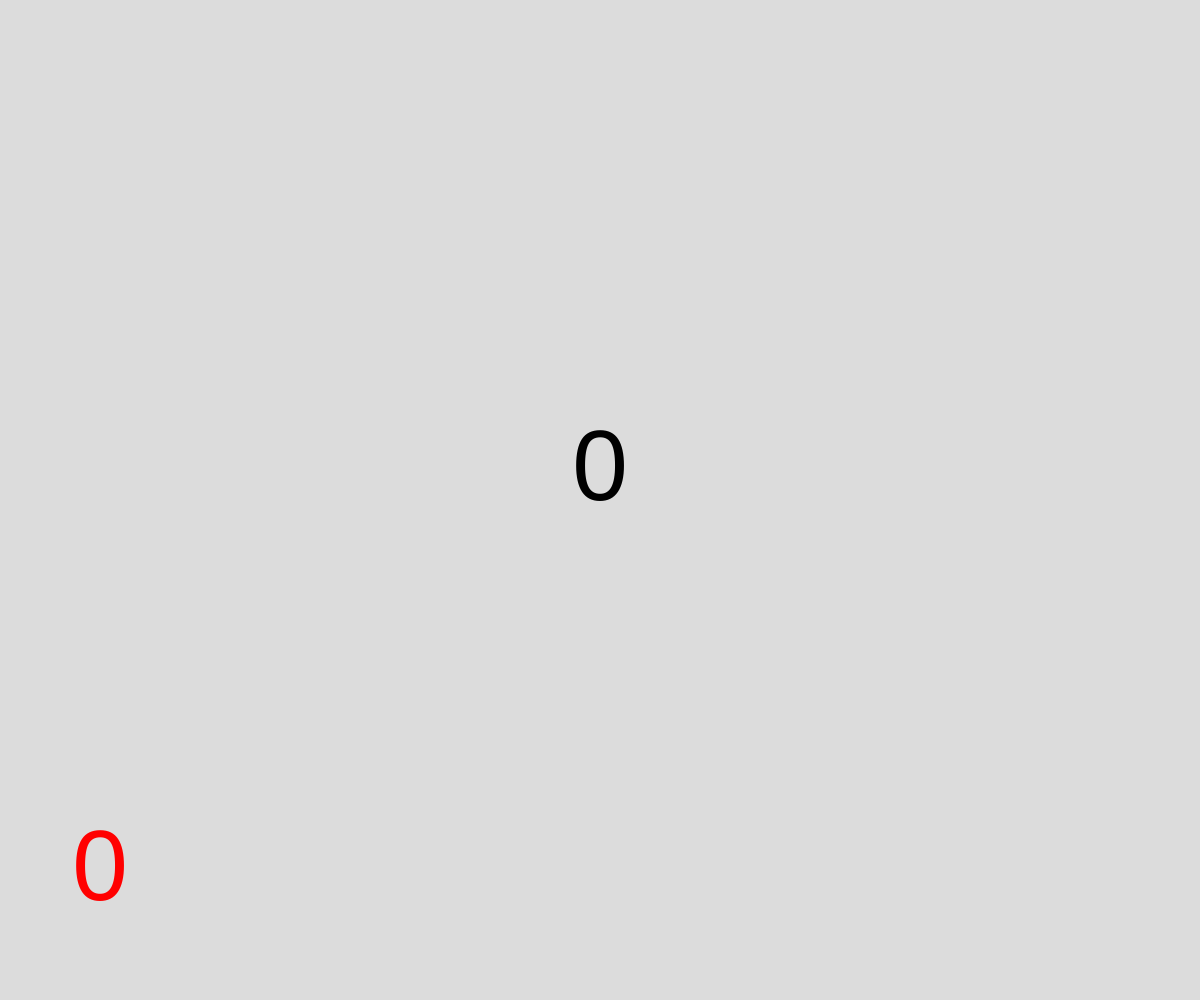
Frame 1 (no input)
Frame 60 (no input): identical to frame 1, image omitted
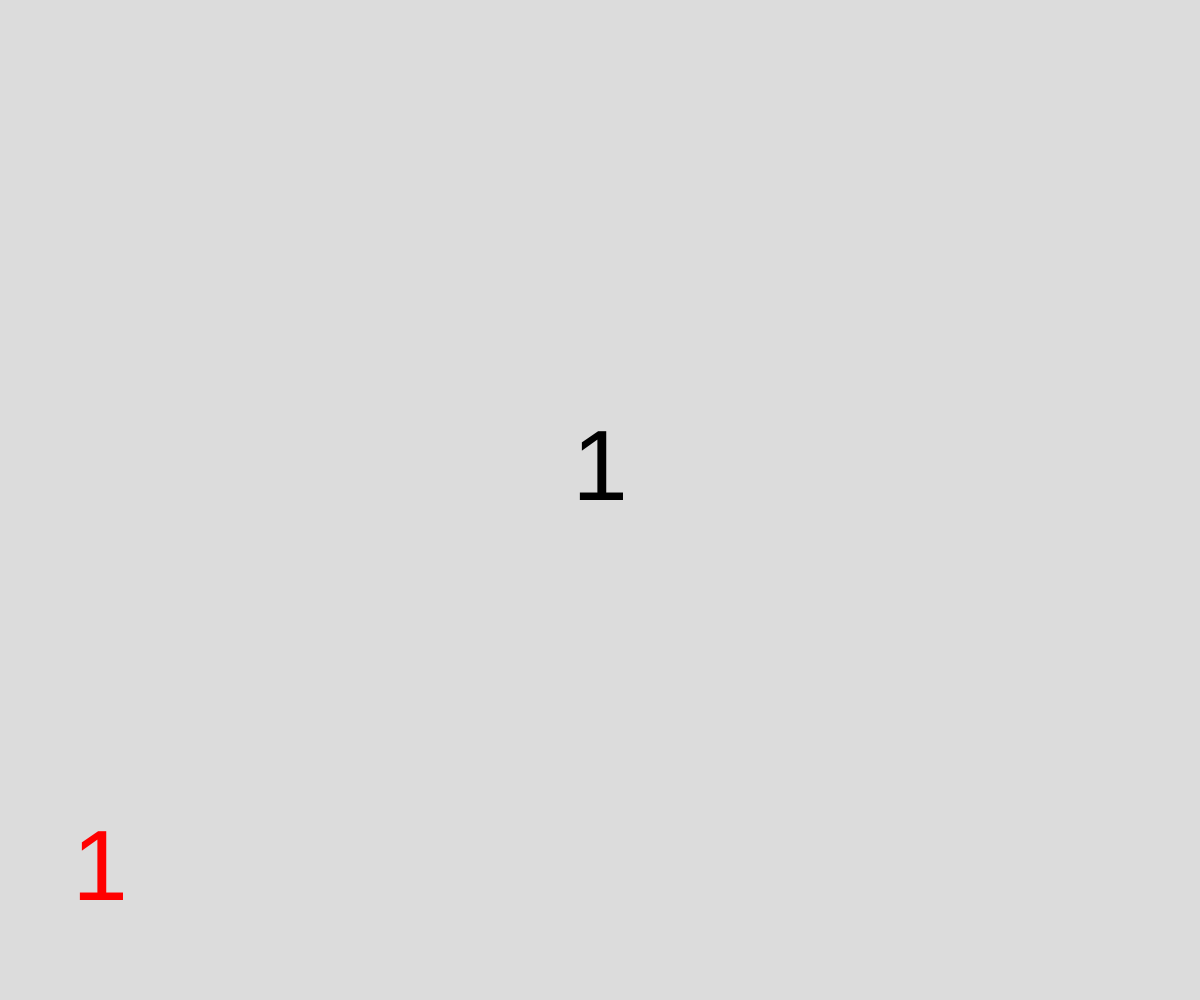
Frame 120 (the mouse pressed at the canvas centre since frame 60)

The p5.js sketch that drew these frames (run headless with seeded random() and noise() and a simulated clock; from frame 60 on, the mouse is pressed at the canvas centre):

// p5.js sketch
// ── sketch.js
// Project Title
// Your Name
// Date
//
// Extra for Experts:
// - describe what you did to take this project "above and beyond"

let numOfClicks = 0;
let highestEver = 0;

function setup() {
  createCanvas(windowWidth, windowHeight);
  textAlign(CENTER);
  if (getItem("highscore") !== null){
    highestEver = getItem("highscore");
  }
  else {
    storeItem("highscore", 0);
  }
}

function draw() {
  background(220);
  textSize(100);
  fill(0);
  text(numOfClicks, width/2, height/2);
  fill("red");

  text(highestEver, 100, height-100);
}

function mousePressed() {
  numOfClicks++;
  if (numOfClicks > getItem("highscore")) {
    storeItem("highscore", numOfClicks);
    highestEver = numOfClicks;
  }
}
